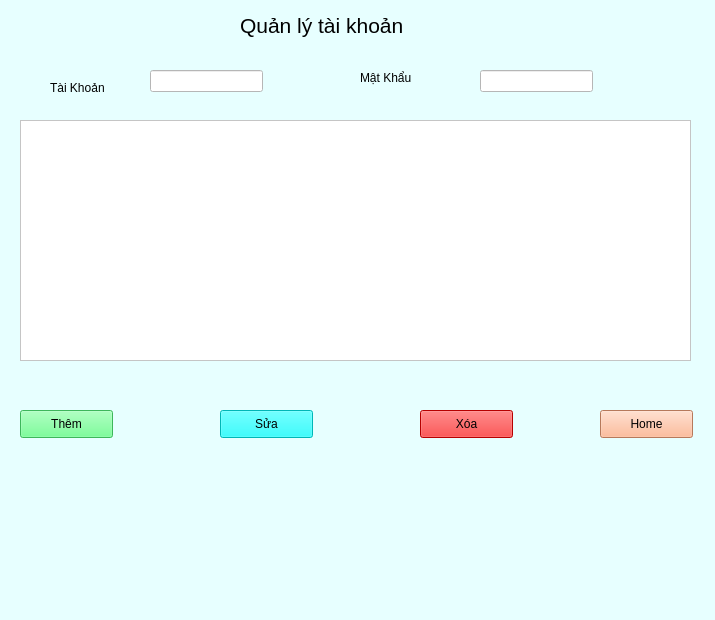
<?xml version="1.0" encoding="UTF-8"?>
<ui version="4.0">
 <class>MainWindow</class>
 <widget class="QMainWindow" name="MainWindow">
  <property name="geometry">
   <rect>
    <x>0</x>
    <y>0</y>
    <width>715</width>
    <height>620</height>
   </rect>
  </property>
  <property name="windowTitle">
   <string>MainWindow</string>
  </property>
  <property name="styleSheet">
   <string notr="true">background-color:rgb(231, 255, 255)</string>
  </property>
  <widget class="QWidget" name="centralwidget">
   <widget class="QPushButton" name="themtk">
    <property name="geometry">
     <rect>
      <x>20</x>
      <y>410</y>
      <width>93</width>
      <height>28</height>
     </rect>
    </property>
    <property name="styleSheet">
     <string notr="true">background-color:rgb(85, 255, 127)</string>
    </property>
    <property name="text">
     <string>Thêm</string>
    </property>
    <property name="icon">
     <iconset>
      <normaloff>../test/them.webp</normaloff>../test/them.webp</iconset>
    </property>
   </widget>
   <widget class="QPushButton" name="suatk">
    <property name="geometry">
     <rect>
      <x>220</x>
      <y>410</y>
      <width>93</width>
      <height>28</height>
     </rect>
    </property>
    <property name="styleSheet">
     <string notr="true">background-color:rgb(0, 255, 255)</string>
    </property>
    <property name="text">
     <string>Sửa</string>
    </property>
    <property name="icon">
     <iconset>
      <normaloff>../test/sua.webp</normaloff>../test/sua.webp</iconset>
    </property>
   </widget>
   <widget class="QPushButton" name="xoatk">
    <property name="geometry">
     <rect>
      <x>420</x>
      <y>410</y>
      <width>93</width>
      <height>28</height>
     </rect>
    </property>
    <property name="styleSheet">
     <string notr="true">Background-color:rgb(255, 0, 0)</string>
    </property>
    <property name="text">
     <string>Xóa</string>
    </property>
    <property name="icon">
     <iconset>
      <normaloff>../test/xoa.webp</normaloff>../test/xoa.webp</iconset>
    </property>
   </widget>
   <widget class="QPushButton" name="thoat">
    <property name="geometry">
     <rect>
      <x>600</x>
      <y>410</y>
      <width>93</width>
      <height>28</height>
     </rect>
    </property>
    <property name="styleSheet">
     <string notr="true">background-color:rgb(255, 170, 127)</string>
    </property>
    <property name="text">
     <string>Home</string>
    </property>
    <property name="icon">
     <iconset>
      <normaloff>../test/home-64.webp</normaloff>../test/home-64.webp</iconset>
    </property>
   </widget>
   <widget class="QTableWidget" name="table_QLTK">
    <property name="geometry">
     <rect>
      <x>20</x>
      <y>120</y>
      <width>671</width>
      <height>241</height>
     </rect>
    </property>
    <property name="styleSheet">
     <string notr="true">background-color:rgb(255, 255, 255)</string>
    </property>
    <property name="showDropIndicator" stdset="0">
     <bool>true</bool>
    </property>
    <property name="rowCount">
     <number>0</number>
    </property>
    <property name="columnCount">
     <number>0</number>
    </property>
   </widget>
   <widget class="QLabel" name="label">
    <property name="geometry">
     <rect>
      <x>50</x>
      <y>80</y>
      <width>61</width>
      <height>16</height>
     </rect>
    </property>
    <property name="text">
     <string>Tài Khoản</string>
    </property>
   </widget>
   <widget class="QLabel" name="label_2">
    <property name="geometry">
     <rect>
      <x>360</x>
      <y>70</y>
      <width>55</width>
      <height>16</height>
     </rect>
    </property>
    <property name="text">
     <string>Mật Khẩu</string>
    </property>
   </widget>
   <widget class="QLineEdit" name="TK_text">
    <property name="geometry">
     <rect>
      <x>150</x>
      <y>70</y>
      <width>113</width>
      <height>22</height>
     </rect>
    </property>
    <property name="styleSheet">
     <string notr="true">background-color:rgb(255, 255, 255)</string>
    </property>
   </widget>
   <widget class="QLineEdit" name="MK_text">
    <property name="geometry">
     <rect>
      <x>480</x>
      <y>70</y>
      <width>113</width>
      <height>22</height>
     </rect>
    </property>
    <property name="styleSheet">
     <string notr="true">background-color:rgb(255, 255, 255)</string>
    </property>
   </widget>
   <widget class="QLabel" name="label_3">
    <property name="geometry">
     <rect>
      <x>240</x>
      <y>10</y>
      <width>211</width>
      <height>31</height>
     </rect>
    </property>
    <property name="text">
     <string>&lt;html&gt;&lt;head/&gt;&lt;body&gt;&lt;p&gt;&lt;span style=&quot; font-size:16pt;&quot;&gt;Quản lý tài khoản&lt;/span&gt;&lt;/p&gt;&lt;/body&gt;&lt;/html&gt;</string>
    </property>
   </widget>
  </widget>
  <widget class="QMenuBar" name="menubar">
   <property name="geometry">
    <rect>
     <x>0</x>
     <y>0</y>
     <width>715</width>
     <height>26</height>
    </rect>
   </property>
  </widget>
  <widget class="QStatusBar" name="statusbar"/>
 </widget>
 <resources/>
 <connections/>
</ui>
